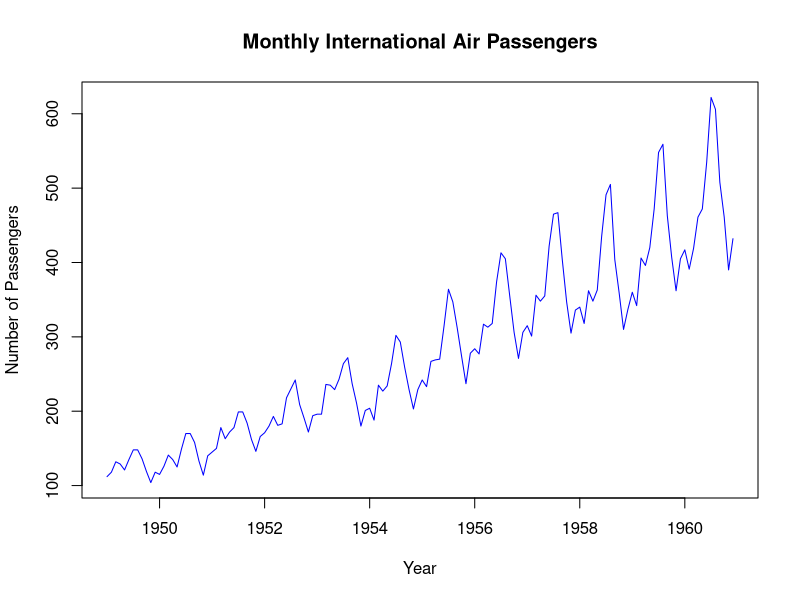
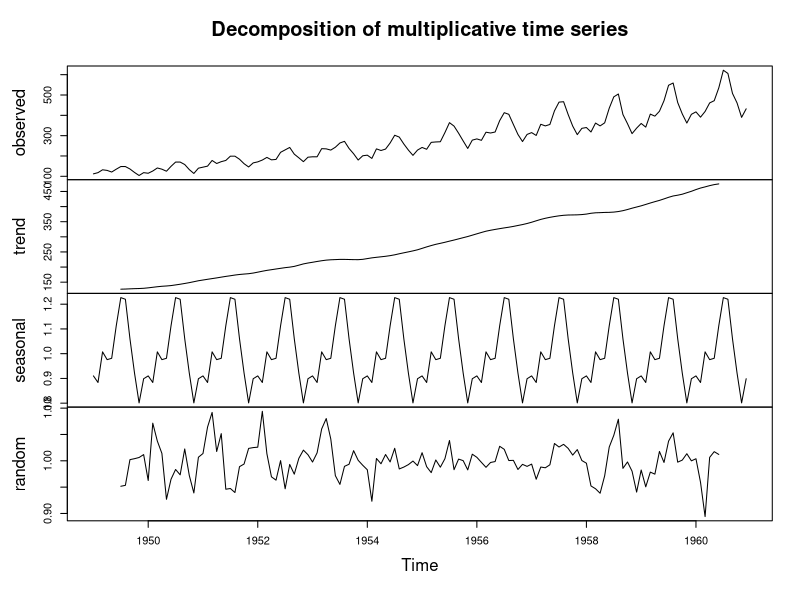
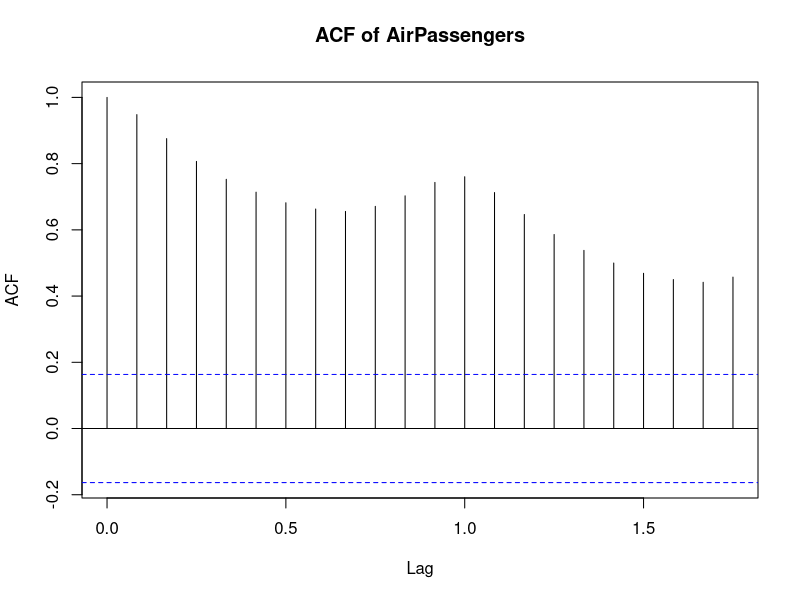
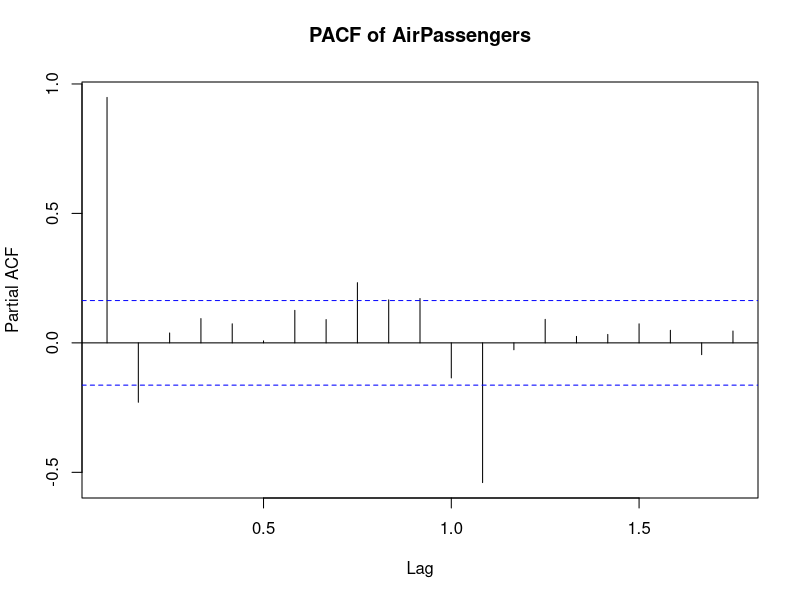
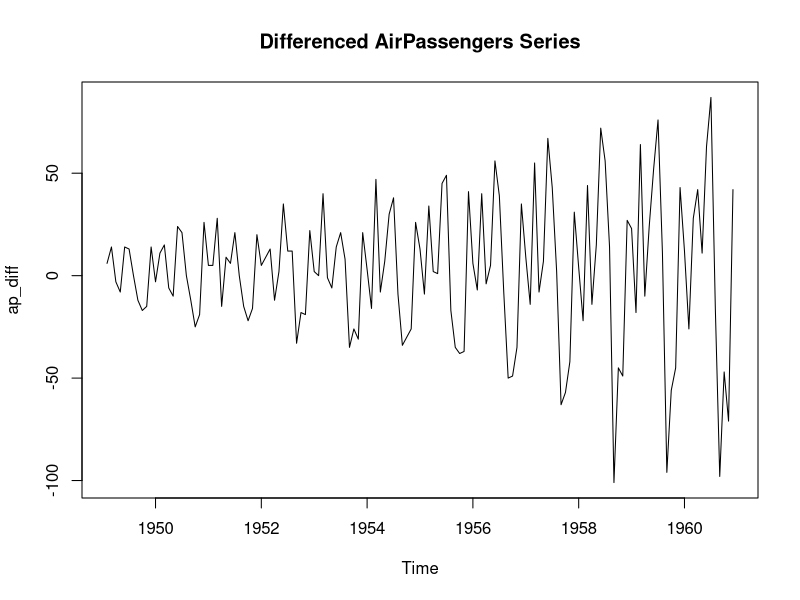
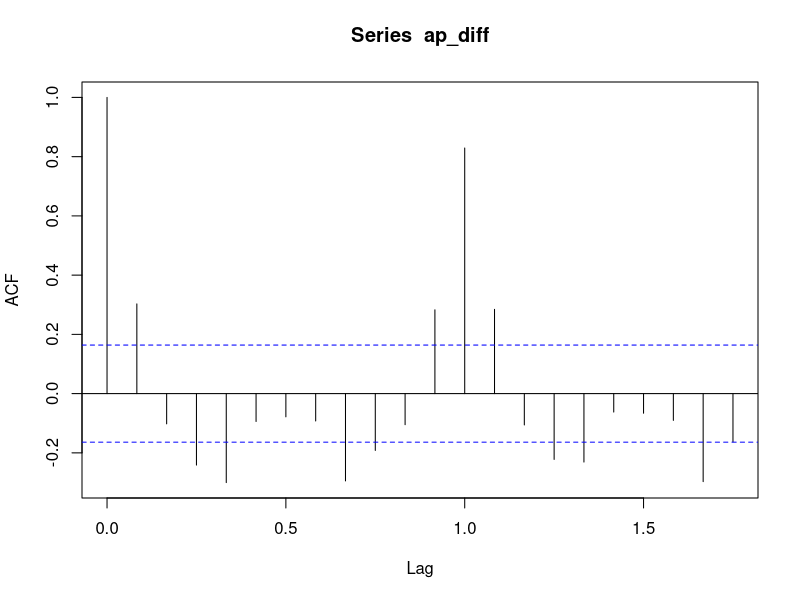
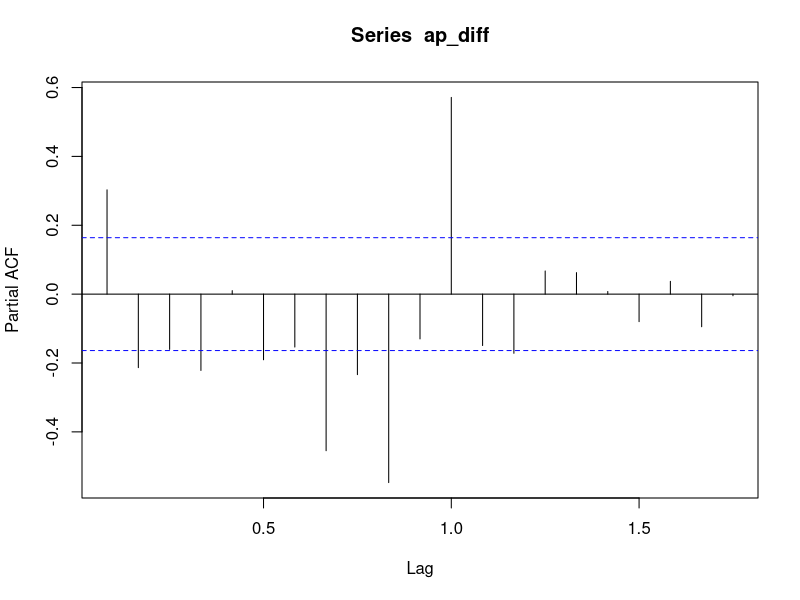

The R source for these figures, in order:
# Load the dataset
data("AirPassengers")

# Assign to a variable
ap_ts <- AirPassengers

# Check structure
class(ap_ts)
start(ap_ts)
frequency(ap_ts)

plot(ap_ts,
     main = "Monthly International Air Passengers",
     xlab = "Year",
     ylab = "Number of Passengers",
     col = "blue")



# Decompose the time series
ap_decomp <- decompose(ap_ts, type = "multiplicative")

# Plot decomposition
plot(ap_decomp)


# ACF plot
acf(ap_ts,
    main = "ACF of AirPassengers")

# PACF plot
pacf(ap_ts,
     main = "PACF of AirPassengers")


# Install package if needed
install.packages("tseries")

# Load package
library(tseries)

# Perform ADF test
adf.test(ap_ts)


# First difference
ap_diff <- diff(ap_ts)

# Plot differenced series
plot(ap_diff,
     main = "Differenced AirPassengers Series")

# ACF and PACF of differenced series
acf(ap_diff)
pacf(ap_diff)

# ADF test on differenced data
adf.test(ap_diff)
